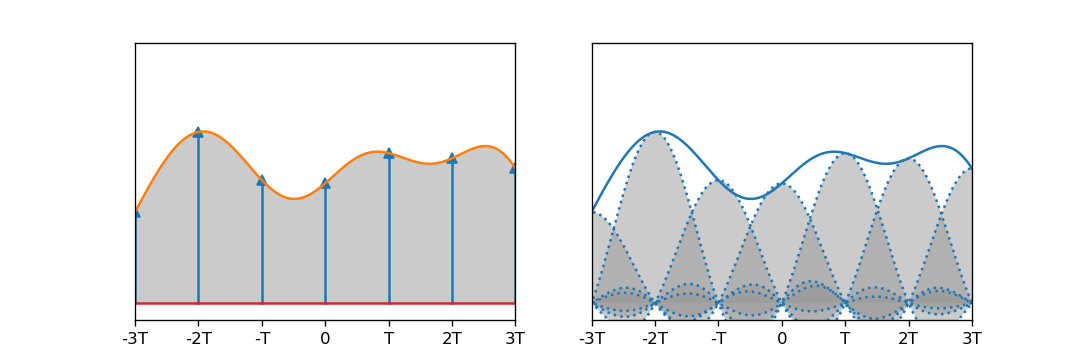

Python code for this plot:
import numpy as np
import matplotlib.pyplot as plt


def NyquistRestruct(samples_x, samples_y, f, T, ax=None):
    x = np.arange(-10, 10, .1)
    sumY = 0
    n = 0
    for sample_x in samples_x:
        y1 = f(x-sample_x, 1.0/T)*samples_y[n]
        sumY = sumY + y1
        n += 1
        if ax is not None:
            ax.plot(x, y1, color='C0', linestyle=':')
            ax.fill_between(x, 0, y1, facecolor='#999999', alpha=.5)

    return x, sumY

f = lambda t, rate: np.sinc(t*rate)
T=2

samplex = np.arange(-6, 8, T)
sampley = np.random.rand(*samplex.shape)+1

fig = plt.figure(figsize=(9,3), dpi=120)
ax1, ax2 = fig.subplots(1, 2)

ax1.set_ylim(-.2, 3)
ax1.set_xlim(-6, 6)
ax1.xaxis.set_ticks([-3*T, -2*T, -1*T, 0, 1*T, 2*T, 3*T])
ax1.xaxis.set_ticklabels(["-3T", "-2T", "-T", "0", "T", "2T", "3T"])
ax1.yaxis.set_ticks([])
ax1.stem(samplex, sampley, markerfmt='^')
print sampley
x1, y1 = NyquistRestruct(samplex, sampley, f, T)
ax1.plot(x1, y1)
ax1.fill_between(x1, 0, y1, facecolor='#999999', alpha=.5)

ax2.set_ylim(-.2, 3)
ax2.set_xlim(-6, 6)
ax2.xaxis.set_ticks([-3*T, -2*T, -1*T, 0, 1*T, 2*T, 3*T])
ax2.xaxis.set_ticklabels(["-3T", "-2T", "-T", "0", "T", "2T", "3T"])
ax2.yaxis.set_ticks([])
x2, y2 = NyquistRestruct(samplex, sampley, f, T, ax2)
ax2.plot(x2, y2)
#ax2.annotate(r"$\Omega_s < 2\Omega_N$", xy=(0, 0), xytext=(-1, 2))

plt.show()
fig.savefig("Restruct.png", format='png')
